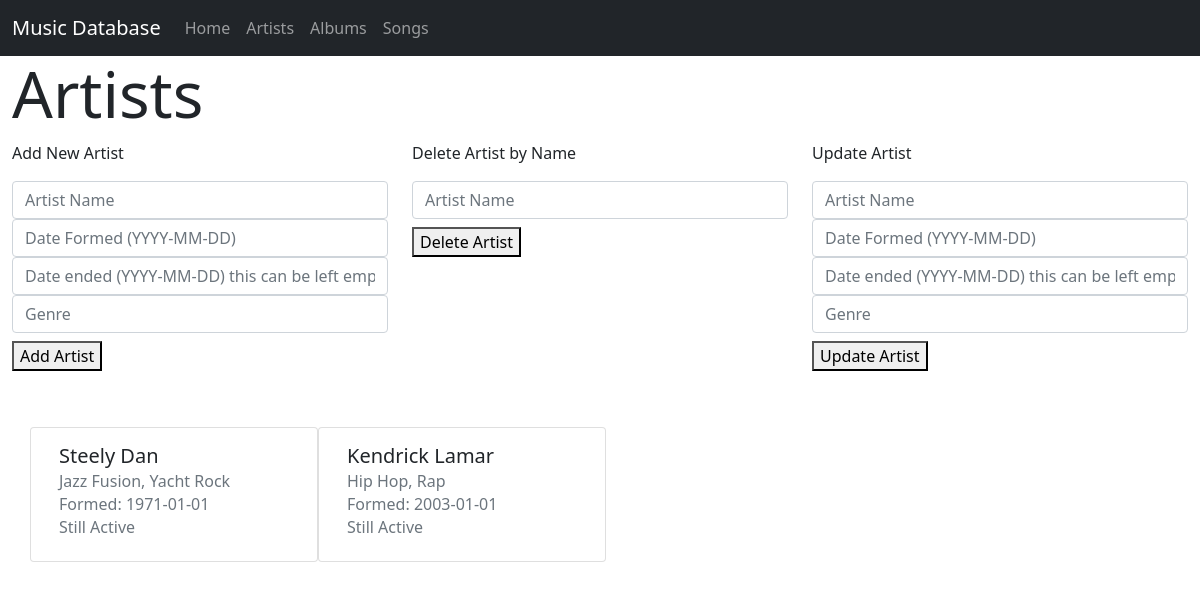
Screenshot of /artists.php with the database file from the repository.
### tables this page shows
CREATE TABLE Artist(
    ArtistID SMALLINT UNSIGNED NOT NULL AUTO_INCREMENT,
    Name varchar(255) NOT NULL,
    DateFormed DATE NOT NULL,
    DateEnded DATE,
    Genre varchar(255) NOT NULL,
    PRIMARY KEY(ArtistID)
);

### artists.php (the view, shortened to what this page needs)
<!doctype html>
<html lang="en">
<head>
  <link href="https://cdn.jsdelivr.net/npm/bootstrap@5.0.2/dist/css/bootstrap.min.css" rel="stylesheet"
>
</head>
<body>
  <nav class="navbar navbar-expand-lg navbar-dark bg-dark" aria-label="Fifth navbar example">
    <div class="container-fluid">
      <a class="navbar-brand" href="#">Music Database</a>
      <div class="collapse navbar-collapse" id="navbar">
        <div class="navbar-nav me-auto mb-2 mb-lg-0">
          <a class="nav-link" aria-current="page" href="index.html">Home</a>
          <a class="nav-link" aria-current="players" href="artists.php">Artists</a>
          <a class="nav-link" aria-current="players" href="albums.php">Albums</a>
          <a class="nav-link" aria-current="players" href="songs.php">Songs</a>
        </div>
      </div>
    </div>
  </nav>
    <div class="container-fluid">
        <h1 class="display-3">Artists</h1>
        <div class="row">
          <div class="col">
          <p>Add New Artist</p>
            <form class="mb-2" method="post" action="artists.php">
                <div class="col">
                  <input type="text" class="form-control" placeholder="Artist Name" name="artistName">
                </div>
                <div class="col">
                  <input type="text" class="form-control" placeholder="Date Formed (YYYY-MM-DD)" name="dateFormed">
                </div>
                <div class="col">
                  <input type="text" class="form-control" placeholder="Date ended (YYYY-MM-DD) this can be left empty" name="dateEnded">
                </div>
                <div class="col">
                  <input type="text" class="form-control" placeholder="Genre" name="genre">
                </div>
              <button id="addArtist"class="mt-2 mb-5" name="add">Add Artist</button>
            </form>
          </div>
          <div class="col">
          <p>Delete Artist by Name</p>
              <form class="mb-2" method="post" action="artists.php">
                <div class="col">
                  <input type="text" class="form-control" placeholder="Artist Name" name="artistName">
                </div>
              <button id="deleteArtist"class="mt-2 mb-5" name="delete">Delete Artist</button>
            </form>
          </div>
          <div class="col">
          <p>Update Artist</p>
            <form class="mb-2" method="post" action="artists.php">
                <div class="col">
                  <input type="text" class="form-control" placeholder="Artist Name" name="artistName">
                </div>
                <div class="col">
                  <input type="text" class="form-control" placeholder="Date Formed (YYYY-MM-DD)" name="dateFormed">
                </div>
                <div class="col">
                  <input type="text" class="form-control" placeholder="Date ended (YYYY-MM-DD) this can be left empty" name="dateEnded">
                </div>
                <div class="col">
                  <input type="text" class="form-control" placeholder="Genre" name="genre">
                </div>
              <button id="updateArtist"class="mt-2 mb-5" name="update">Update Artist</button>
            </form>
          </div>
        </div>
        <div class="container">
        <?php
          function grabPdo(){
            $user = "php_user";
            $pass = "secure_password";
            $dsn = "mysql:host=127.0.0.1;dbname=music";
            try{
              $pdo = new PDO($dsn, $user, $pass);
              return $pdo;
            }catch(PDOException $e){
              echo $e->getMessage();
              die;
            }
          }
          function displayAll(){
            $pdo = grabPdo();
            $query = "SELECT a.Name ArtistName, a.DateFormed DateFormed, a.DateEnded DateEnded, a.Genre Genre FROM Artist a";
            $statement = $pdo->query($query);
            echo "<div class='row'>";
            while($row = $statement->fetch()){
              echo "<div class='card' style='width: 18rem;'>
              <div class='card-body'>
                  <h5 class='card-title'>".$row['ArtistName']."</h5>
                  <h6 class='card-subtitle mb-2 text-muted'>".$row['Genre']."</h6>";
              if($row['DateEnded'] == NULL){
                echo "<h6 class='card-subtitle mb-2 text-muted'>Formed: ".$row['DateFormed']."</h6>
                <h6 class='card-subtitle mb-2 text-muted'>Still Active</h6>
                </div>
                </div>";
              }else{
                echo "<h6 class='card-subtitle mb-2 text-muted'>".$row['DateFormed']." - ".$row['DateEnded']."</h6>
                </div>
                </div>";
              }
            }
            echo "</div>";
          }
          displayAll();
        ?>
        </div>
    </div>
</body>

### rows the page displays
artist: Name "Steely Dan", Genre "Jazz Fusion, Yacht Rock", DateFormed "1971-01-01"
artist: Name "Kendrick Lamar", Genre "Hip Hop, Rap", DateFormed "2003-01-01"
